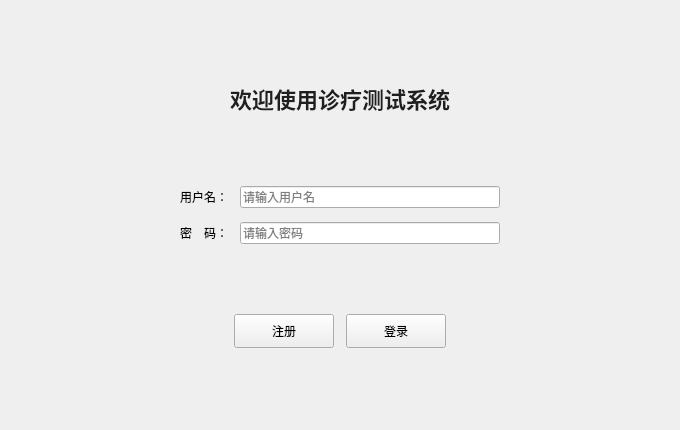
<?xml version="1.0" encoding="UTF-8"?>
<ui version="4.0">
 <class>LoginWidget</class>
 <widget class="QWidget" name="LoginWidget">
  <property name="geometry">
   <rect>
    <x>0</x>
    <y>0</y>
    <width>680</width>
    <height>430</height>
   </rect>
  </property>
  <layout class="QVBoxLayout" name="mainLayout">
   <property name="spacing">
    <number>12</number>
   </property>
   <property name="leftMargin">
    <number>40</number>
   </property>
   <property name="topMargin">
    <number>24</number>
   </property>
   <property name="rightMargin">
    <number>40</number>
   </property>
   <property name="bottomMargin">
    <number>24</number>
   </property>
   <item>
    <spacer name="topSpacer">
     <property name="orientation">
      <enum>Qt::Vertical</enum>
     </property>
     <property name="sizeHint" stdset="0">
      <size>
       <width>20</width>
       <height>30</height>
      </size>
     </property>
    </spacer>
   </item>
   <item>
    <widget class="QLabel" name="lblTitle">
     <property name="text">
      <string>欢迎使用诊疗测试系统</string>
     </property>
     <property name="alignment">
      <set>Qt::AlignCenter</set>
     </property>
     <property name="styleSheet">
      <string notr="true">font-size:22px; font-weight:bold; color:#1F1F1F;</string>
     </property>
    </widget>
   </item>
   <item>
    <spacer name="midSpacer">
     <property name="orientation">
      <enum>Qt::Vertical</enum>
     </property>
     <property name="sizeHint" stdset="0">
      <size>
       <width>20</width>
       <height>34</height>
      </size>
     </property>
    </spacer>
   </item>
   <item>
    <layout class="QHBoxLayout" name="formRowLayout">
     <item>
      <spacer name="hSpacerLeft">
       <property name="orientation">
        <enum>Qt::Horizontal</enum>
       </property>
       <property name="sizeHint" stdset="0">
        <size>
         <width>60</width>
         <height>20</height>
        </size>
       </property>
      </spacer>
     </item>
     <item>
      <layout class="QFormLayout" name="formLayout">
       <property name="labelAlignment">
        <set>Qt::AlignRight|Qt::AlignVCenter</set>
       </property>
       <property name="horizontalSpacing">
        <number>12</number>
       </property>
       <property name="verticalSpacing">
        <number>14</number>
       </property>
       <item row="0" column="0">
        <widget class="QLabel" name="lblUser">
         <property name="text">
          <string>用户名：</string>
         </property>
        </widget>
       </item>
       <item row="0" column="1">
        <widget class="QLineEdit" name="editUser">
         <property name="minimumSize">
          <size>
           <width>260</width>
           <height>0</height>
          </size>
         </property>
         <property name="placeholderText">
          <string>请输入用户名</string>
         </property>
        </widget>
       </item>
       <item row="1" column="0">
        <widget class="QLabel" name="lblPwd">
         <property name="text">
          <string>密　码：</string>
         </property>
        </widget>
       </item>
       <item row="1" column="1">
        <widget class="QLineEdit" name="editPwd">
         <property name="minimumSize">
          <size>
           <width>260</width>
           <height>0</height>
          </size>
         </property>
         <property name="echoMode">
          <enum>QLineEdit::Password</enum>
         </property>
         <property name="placeholderText">
          <string>请输入密码</string>
         </property>
        </widget>
       </item>
      </layout>
     </item>
     <item>
      <spacer name="hSpacerRight">
       <property name="orientation">
        <enum>Qt::Horizontal</enum>
       </property>
       <property name="sizeHint" stdset="0">
        <size>
         <width>60</width>
         <height>20</height>
        </size>
       </property>
      </spacer>
     </item>
    </layout>
   </item>
   <item>
    <spacer name="btnSpacer">
     <property name="orientation">
      <enum>Qt::Vertical</enum>
     </property>
     <property name="sizeHint" stdset="0">
      <size>
       <width>20</width>
       <height>22</height>
      </size>
     </property>
    </spacer>
   </item>
   <item>
    <layout class="QHBoxLayout" name="buttonLayout">
     <item>
      <spacer name="hSpacerBtnLeft">
       <property name="orientation">
        <enum>Qt::Horizontal</enum>
       </property>
       <property name="sizeHint" stdset="0">
        <size>
         <width>40</width>
         <height>20</height>
        </size>
       </property>
      </spacer>
     </item>
     <item>
      <widget class="QPushButton" name="btnRegister">
       <property name="minimumSize">
        <size>
         <width>100</width>
         <height>34</height>
        </size>
       </property>
       <property name="text">
        <string>注册</string>
       </property>
      </widget>
     </item>
     <item>
      <widget class="QPushButton" name="btnLogin">
       <property name="minimumSize">
        <size>
         <width>100</width>
         <height>34</height>
        </size>
       </property>
       <property name="text">
        <string>登录</string>
       </property>
      </widget>
     </item>
     <item>
      <spacer name="hSpacerBtnRight">
       <property name="orientation">
        <enum>Qt::Horizontal</enum>
       </property>
       <property name="sizeHint" stdset="0">
        <size>
         <width>40</width>
         <height>20</height>
        </size>
       </property>
      </spacer>
     </item>
    </layout>
   </item>
   <item>
    <spacer name="bottomSpacer">
     <property name="orientation">
      <enum>Qt::Vertical</enum>
     </property>
     <property name="sizeHint" stdset="0">
      <size>
       <width>20</width>
       <height>30</height>
      </size>
     </property>
    </spacer>
   </item>
  </layout>
 </widget>
 <resources/>
 <connections/>
</ui>
